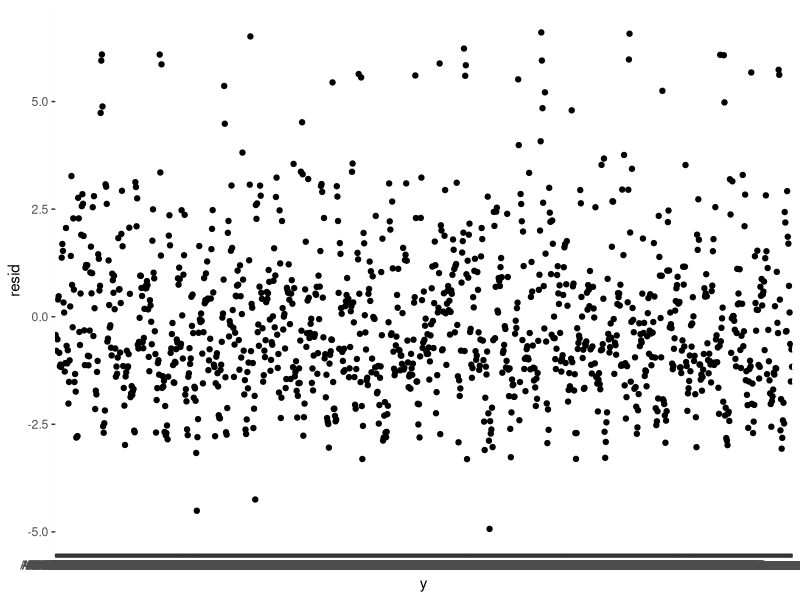
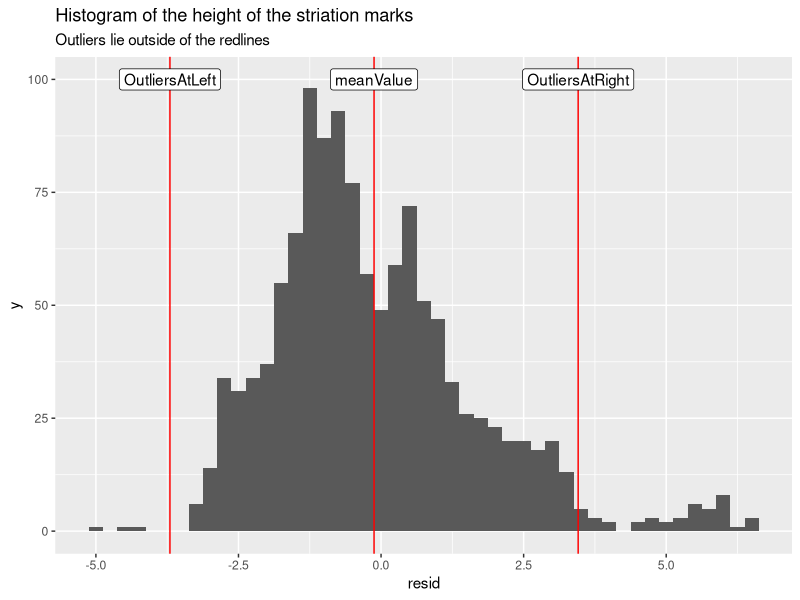

These charts were generated, in order, by the following R code:
## ---- chunk 1
# DONT DELETE LINES 1-12! 
knitr::opts_chunk$set(echo = TRUE, fig.width = 6, fig.height = 8,
                      fig.align = "center", error = TRUE)
## ---- chunk 2
library(ggplot2)

library(readr)
bullet <- read.csv("bullet.csv")
head(bullet)
ggplot(data = bullet) + 
  geom_point(aes(x= y, y = resid))
## ---- chunk 3
summary(bullet)
## ---- chunk 4
library(tidyr)
myLines <- data.frame(meanValue = mean(bullet$resid), 
           OutliersAtLeft = mean(bullet$resid) - 2*sd(bullet$resid),
           OutliersAtRight = mean(bullet$resid) + 2*sd(bullet$resid))
myLines <- myLines %>% gather(id, value)
ggplot() + 
  geom_histogram(data = bullet, aes(x = resid), binwidth = .25) + 
  geom_vline(data = myLines, aes(xintercept = value), color = 'red') +
  geom_label(data = myLines, aes(x = value, y = 100, label = id)) + 
  ggtitle("Histogram of the height of the striation marks", 
          subtitle = "Outliers lie outside of the redlines")
